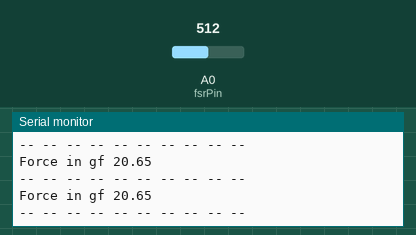
Simulated run of this sketch. Board: Arduino Uno, built with avr-gcc and run on an emulated ATmega328P. Shown: the last lines printed to the serial monitor. The test bench sets the inputs (shaded band); at power-on: A0 (fsrPin) = 512.

Above: at 1.2 s.
1.3 s: A0 (fsrPin) set to 716
At 1.58 s:
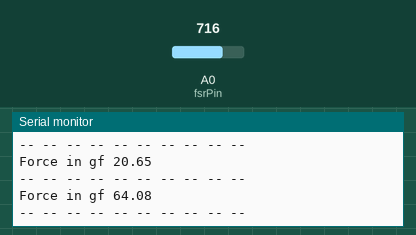
2.8 s: A0 (fsrPin) set to 900
At 2.99 s:
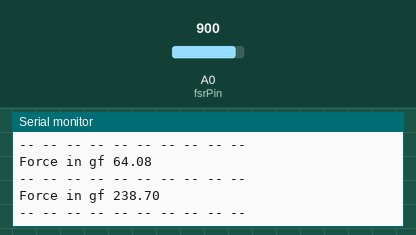
Timing chart, 0 to 5.8 s (numbered marks = the images above; inputs shaded):
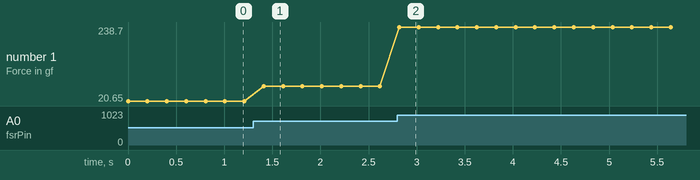

The sketch:

FSR_BoundTesting.ino
```cpp
/* FSR Testing
adapted from www.ladyada.net/learn/sensors/fsr.html */
int fsrPin = A0;               // analog pin A0
int fsrReading;               // analog input from FSR
int fsrVoltage;               // analog input converted to voltage
unsigned long fsrResistance;  // voltage converted to resistance
unsigned long fsrConductance;
void setup(void) {
  Serial.begin(9600);
}
void loop(void) {
  fsrReading = analogRead(fsrPin);
  // print analog input
  //Serial.print("Analog reading = ");
  //Serial.println(fsrReading);
  // map analog input to voltage [mV]
  fsrVoltage = map(fsrReading, 0, 1023, 0, 5000);
  // print voltage
  //Serial.print("Voltage reading in mV = ");
  //Serial.println(fsrVoltage);
  // if no input from FSR, print &quot;no pressure&quot;
  if (fsrVoltage == 0) {
    //Serial.println("No pressure & ");
    // from circuit diagram, calculations for analog input voltage (V0):
    // V0 = Vcc * R1 / (R1 + FSR) where R1 = 10K and Vcc = 5V
    // therefore FSR = ((Vcc - V0) * R1) / V0
  } else {
    fsrResistance = 5000 - fsrVoltage;  // (Vcc - V0)
    fsrResistance *= 10000;             // *R1
    fsrResistance /= fsrVoltage;        // / V0
    // print resistance
    //Serial.print("FSR resistance in ohms = ");
    //Serial.println(fsrResistance);


    // conductance in microMhos
    fsrConductance = 1000000;
    fsrConductance /= fsrResistance;
    // print conductance
    //Serial.print("Conductance in microMhos: ");
    //Serial.println(fsrConductance);

    // Force
    float fsr_force;
    fsr_force = 10.2*exp(-3.294*0.00001*fsrVoltage) + 0.2102*exp(1.591*0.001*fsrVoltage);
    // print conductance
    Serial.print("Force in gf ");
    Serial.println(fsr_force);
  }
  Serial.println("-- -- -- -- -- -- -- -- -- --");
  delay(200);
}
```

Measured:
- after the input at 1.3 s, the serial monitor: prints a new line after 0.11 s (image 1)
- after the input at 2.8 s, the serial monitor: prints a new line at once (image 2)
- plotted number 1: 20.65 → 64.08 after the input at 1.3 s, 64.08 → 238.7 after the input at 2.8 s
